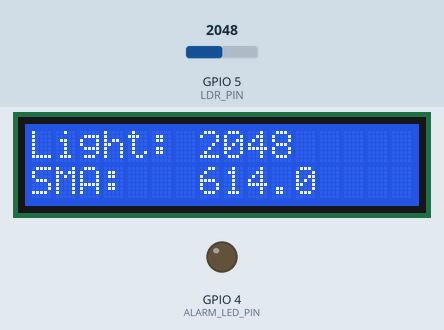
This program was run on a simulated ESP32-S3. Shown: 16×2 character LCD, output pins drawn as LEDs (lit = HIGH). Inputs (shaded band) come from the test bench; at power-on: GPIO 5 (LDR_PIN) = 2048. What the program prints to the serial monitor is not drawn.

Above: at 1.2 s.
1.3 s: GPIO 5 (LDR_PIN) set to 0
At 2.2 s:
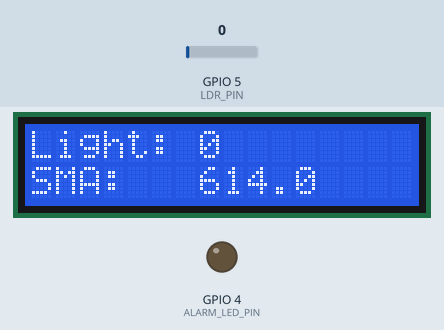
3.1 s: GPIO 5 (LDR_PIN) set to 340
At 3.5 s:
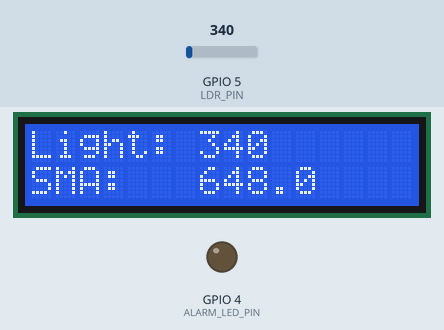
5.1 s: GPIO 5 (LDR_PIN) set to 260
At 10.5 s:
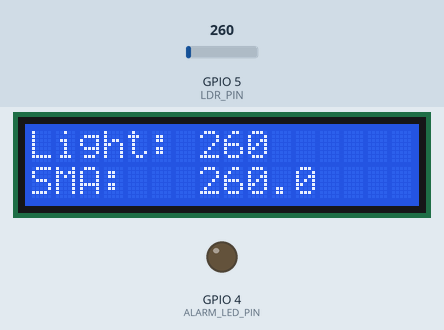
Timing chart, 0 to 12.0 s (numbered marks = the images above; inputs shaded):
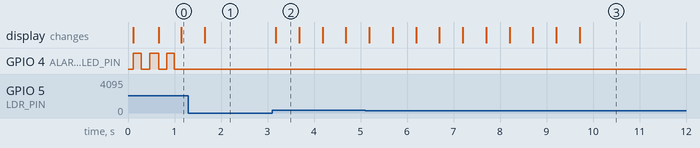

Measured:
- after the input at 3.1 s, the display: changes after 0.08 s (image 2)
- by itself, GPIO 4 (ALARM_LED_PIN): alternates HIGH for 0.18 s and LOW for 0.18 s
- what the display in image 2 shows lasts 0.5 s, from 3.2 s to 3.7 s

The program:

main.cpp
```cpp
// (licence header left out)
// AICODE - CoPilot-300

#include <Arduino.h>
#include <Wire.h>
#include <LiquidCrystal_I2C.h>
#include <FreeRTOS.h>
#include <task.h>
#include <semphr.h>

// LCD Stuff
#define LCD_ADDRESS 0x27
#define RES 12

// Configuration & Pins
#define LDR_PIN          5    // ADC pin for the Photoresistor voltage divider
#define ALARM_LED_PIN    4     // LED for Anomaly Alarm
#define SMA_WINDOW_SIZE  10

// Anomaly Detection Threshold
#define LOW_THRESH 300
#define HIGH_THRESH 3800

// Global Variables

// FreeRTOS Handles
SemaphoreHandle_t xLightDataSemaphore = NULL;
TaskHandle_t xLightDetectorHandle = NULL;
TaskHandle_t xLCDHandle = NULL;
TaskHandle_t xAlarmHandle = NULL;
TaskHandle_t xPrimeHandle = NULL;

LiquidCrystal_I2C lcd(LCD_ADDRESS, 16, 2);

// Function Prototypes
void vLightDetectorTask(void *pvParameters);
void vLCDTask(void *pvParameters);
void vAnomalyAlarmTask(void *pvParameters);
void vPrimeCalculationTask(void *pvParameters);
bool isPrime(int n);
int calculateAverage(int *arr);
void shiftArray(int *arr, int newValue);


int averageLight = 0; // Shared variable for average light level, updated by Light Detector Task and read by LCD Task
int lightValue = 0;

/**
 * @brief Intializes the LCD screen, creates FreeRTOS tasks for light detection, LCD display,
 * anomaly alarm, and prime calculation, and starts the scheduler.
 *
 */
void setup() {
    // Init
    Serial.begin(9600);
    pinMode(LDR_PIN, INPUT);
    pinMode(ALARM_LED_PIN, OUTPUT);
    digitalWrite(ALARM_LED_PIN, LOW);

    lcd.init();
    lcd.backlight();
    lcd.setCursor(0, 0);
    lcd.print("System Initializing");

    // Create Binary Semaphore

    xLightDataSemaphore = xSemaphoreCreateBinary();
    xSemaphoreGive(xLightDataSemaphore); // Start with semaphore available
    // Create Tasks and Assign to Cores
    // Core 0 Tasks
    xTaskCreatePinnedToCore(
        vLightDetectorTask,     // Task function
        "Light Detector",       // Task name
        4096,                   // Stack size
        NULL,                   // Parameters
        1,                      // Priority (Higher priority for real-time acquisition)
        &xLightDetectorHandle,  // Task handle
        0                       // Core ID
    );

    xTaskCreatePinnedToCore(
        vLCDTask,
        "LCD Display",
        4096,
        NULL,
        2,                      // Medium priority
        &xLCDHandle,
        0                       // Core ID
    );

    // Core 1 Tasks
    xTaskCreatePinnedToCore(
        vAnomalyAlarmTask,
        "Anomaly Alarm",
        4096,
        NULL,
        2,                      // Medium priority
        &xAlarmHandle,
        1                       // Core ID
    );

    xTaskCreatePinnedToCore(
        vPrimeCalculationTask,
        "Prime Calc",
        4096,
        NULL,
        3,                      // Low priority (background execution)
        &xPrimeHandle,
        1                       // Core ID
    );

    Serial.println("System setup completed. FreeRTOS Scheduler running...");
}

void loop() {}

/**
 * @brief Computes an SMA of light readings every 500ms
 * Runs on CORE0, producer for the semaphore
 *
 */
void vLightDetectorTask(void *pvParameters) {
    TickType_t xLastWakeTime = xTaskGetTickCount();
    const TickType_t xDelay500ms = pdMS_TO_TICKS(500);
    // Initialize light reading buffer with current reading from the pin
    static int lightReadings[SMA_WINDOW_SIZE] = {analogRead(LDR_PIN)};
    while (1) {
        lightValue = analogRead(LDR_PIN);
        shiftArray(lightReadings, lightValue);
        averageLight = calculateAverage(lightReadings);
        xSemaphoreGive(xLightDataSemaphore); // Signal LCD Task that new data is available
        vTaskDelay(xDelay500ms);
    }
}

/**
 * @brief Display the simple moving average and current light level data to the LCD
 * Tied to core 0, consumer of the semaphore
 */
void vLCDTask(void *pvParameters) {
    TickType_t xLastWakeTime = xTaskGetTickCount();
    const TickType_t xDelay250ms = pdMS_TO_TICKS(250);

    int localLight = 0;
    float localSMA = 0.0;

    lcd.clear();

    while(1) {
        if (xSemaphoreTake(xLightDataSemaphore, portMAX_DELAY) == pdTRUE) {
            localLight = lightValue;
            localSMA = averageLight;

            lcd.setCursor(0, 0);
            lcd.print("Light: ");
            lcd.print(localLight);
            lcd.print("    "); // Clear trailing characters

            lcd.setCursor(0, 1);
            lcd.print("SMA:   ");
            lcd.print(localSMA, 1);
            lcd.print("    ");
        }
            vTaskDelay(xDelay250ms);
        }
}

/**
 * @brief Checks if the average light level is outside the defined thresholds and
 * flashes an alarm LED if an anomaly is detected. Runs on CORE1
 * Alarm happens if the average light level is above HIGH_THRESH or below LOW_THRESH,
 * flashing the LED 3 times with a delay in between to make it noticeable, then waits for
 * 2 seconds before checking again to avoid rapid flashing. If the light level is normal, ensures the alarm LED is off.
 *
 */
void vAnomalyAlarmTask(void *pvParameters) {
    TickType_t xLastWakeTime = xTaskGetTickCount();
    const TickType_t xDelay250ms = pdMS_TO_TICKS(250); // Checks every display cycle timing
    while (1) {
        if (xSemaphoreTake(xLightDataSemaphore, portMAX_DELAY) == pdTRUE) {
            if (averageLight > HIGH_THRESH || averageLight < LOW_THRESH) {
                for (int i = 0; i < 3; i++) { // Flash alarm LED 3 times
                    digitalWrite(ALARM_LED_PIN, HIGH);
                    vTaskDelay(pdMS_TO_TICKS(166));
                    digitalWrite(ALARM_LED_PIN, LOW);
                    vTaskDelay(pdMS_TO_TICKS(166));
                }
                vTaskDelay(pdMS_TO_TICKS(2000)); // Wait before checking again to avoid rapid flashing
            } else {
                digitalWrite(ALARM_LED_PIN, LOW);
            }
        }
        vTaskDelay(xDelay250ms);
    }
}

/**
 * @brief Computes prime numbers up to 5000 in the background, printing them to Serial.
 * Runs on CORE1 with lowest priority, yielding frequently to allow other tasks to run smoothly.
 *
 */
void vPrimeCalculationTask(void *pvParameters) {
    // Computes math in background loop
    for (int i = 2; i <= 5000; i++) {
        if (isPrime(i)) {
            Serial.printf("[Prime Core 1]: %d\n", i);
        }
        // Yield execution to allow lower/equal priority operations to communicate smoothly
        vTaskDelay(pdMS_TO_TICKS(1));
    }

    Serial.println("--- Background Prime Calculations Completed up to 5000 ---");

    // Self terminate task once processing ends
    vTaskSuspend(xPrimeHandle);
}

/**
 * @brief Checks if a number is prime
 *
 * @param n Number to check
 * @return true if prime
 * @return false if not prime
 */
bool isPrime(int n) {
    if (n <= 1) return false;
    if (n <= 3) return true;
    if (n % 2 == 0 || n % 3 == 0) return false;
    for (int i = 5; i * i <= n; i += 6) {
        if (n % i == 0 || n % (i + 2) == 0) return false;
    }
    return true;
}

/**
 * @brief computes the SMA of the values in the array
 *
 * @param arr pointer to array of light readings
 * @return int average of the values in the array
 */
int calculateAverage(int *arr) {
    int sum = 0;
    for (int i = 0; i < SMA_WINDOW_SIZE; i++) {
        sum += arr[i];
    }
    return sum / SMA_WINDOW_SIZE;
}

/**
 * @brief shifts a value into the end of the array, pushing out the top value
 *
 * @param arr array to have shifted in
 * @param newValue value to shift into the top
 */
void shiftArray(int *arr, int newValue) {
    for (int i = 0; i < SMA_WINDOW_SIZE - 1; i++) {
        arr[i] = arr[i + 1];
    }
    arr[SMA_WINDOW_SIZE - 1] = newValue;
}
```
